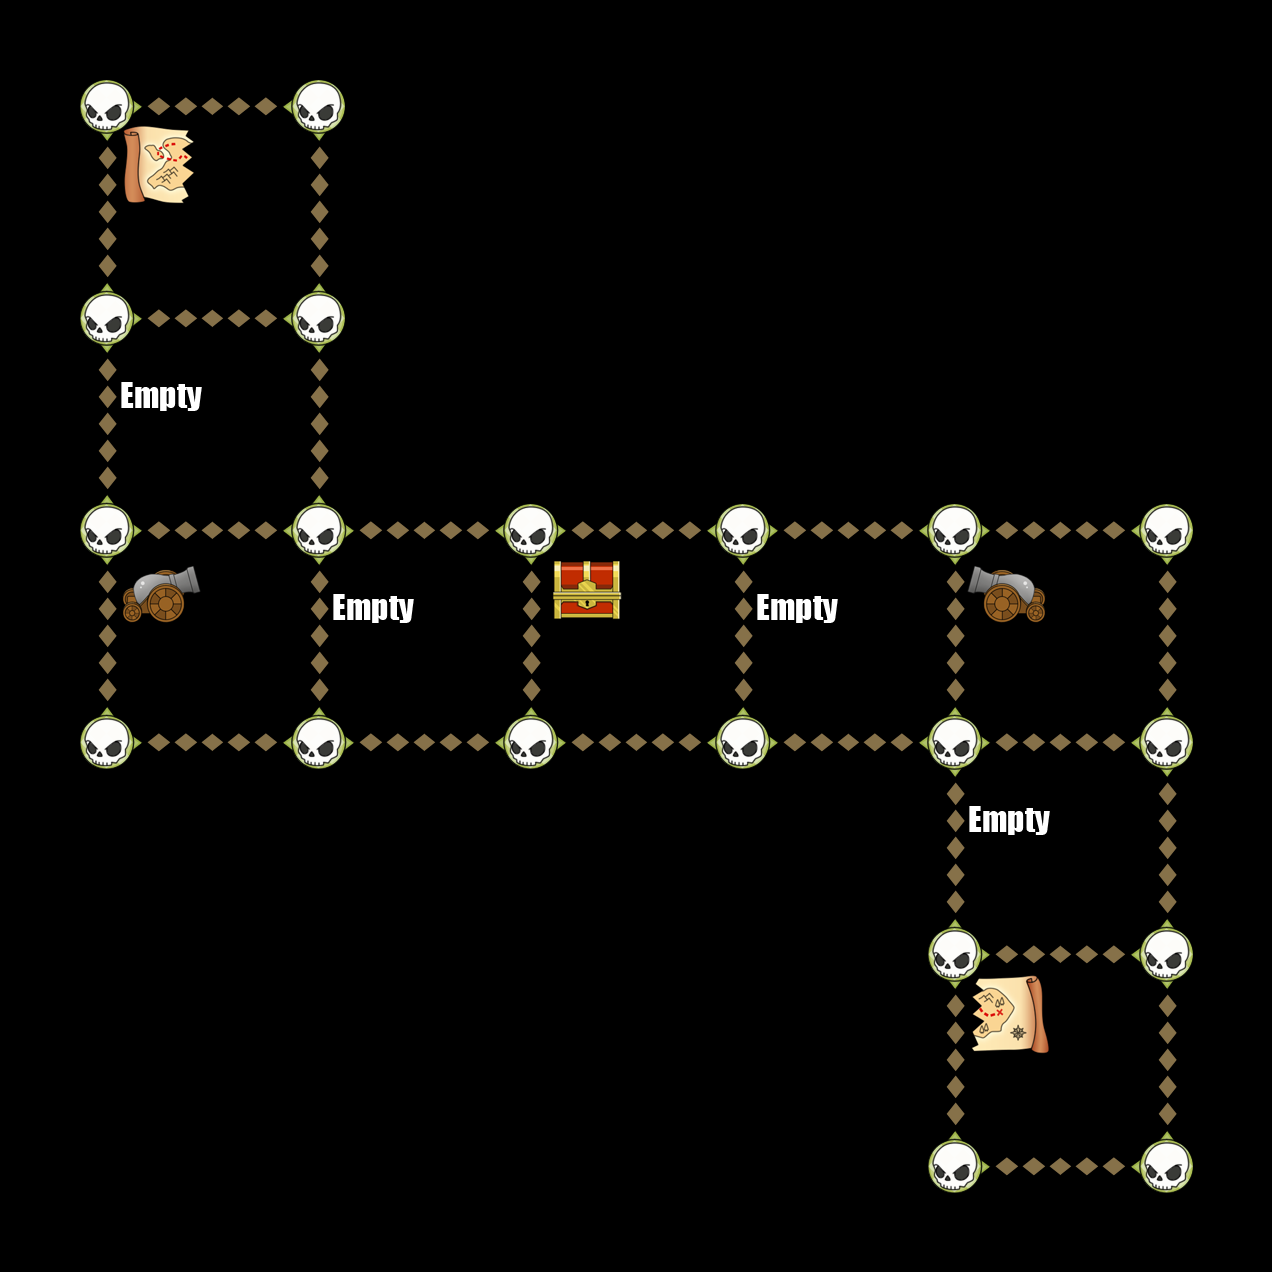

This is a level from a 2D game, rendered from its Tiled map with the project's own tilesets. A one-line summary and the map file follow, with tile-layer data summarised:
An orthogonal 6x6 tile map with 212x212 px tiles, 6 tile layers (Down, Up, Left, Right, ...).

<map version="1.0" orientation="orthogonal" width="6" height="6" tilewidth="212" tileheight="212">
 <tileset firstgid="1" name="TileGraphic_Final-ipadhd" tilewidth="212" tileheight="212">
  <image source="TileGraphic_Final-ipadhd.png" width="636" height="1060" />
  <tile id="0">
   <properties>
    <property name="LineFilled" value="True" />
   </properties>
  </tile>
  <tile id="2">
   <properties>
    <property name="Item" value="TreasureBox" />
   </properties>
  </tile>
  <tile id="4">
   <properties>
    <property name="RowFilled" value="True" />
   </properties>
  </tile>
  <tile id="6">
   <properties>
    <property name="Item" value="CannonLeft" />
   </properties>
  </tile>
  <tile id="7">
   <properties>
    <property name="Item" value="ShipRight" />
   </properties>
  </tile>
  <tile id="8">
   <properties>
    <property name="Item" value="MapOne" />
   </properties>
  </tile>
  <tile id="9">
   <properties>
    <property name="Item" value="CannonRight" />
   </properties>
  </tile>
  <tile id="10">
   <properties>
    <property name="Item" value="ShipLeft" />
   </properties>
  </tile>
  <tile id="11">
   <properties>
    <property name="Item" value="MapTwo" />
   </properties>
  </tile>
  <tile id="12">
   <properties>
    <property name="Item" value="Empty" />
   </properties>
  </tile>
  <tile id="13">
   <properties>
    <property name="Item" value="Skull" />
   </properties>
  </tile>
  <tile id="14">
   <properties>
    <property name="Item" value="Fog" />
   </properties>
  </tile>
 </tileset>
 <layer name="Down" width="6" height="6">
  <data>[36 cells, 14 non-empty, 1 distinct tile ids]</data>
 </layer>
 <layer name="Up" width="6" height="6">
  <data>[36 cells, 14 non-empty, 1 distinct tile ids]</data>
 </layer>
 <layer name="Left" width="6" height="6">
  <data>[36 cells, 14 non-empty, 1 distinct tile ids]</data>
 </layer>
 <layer name="Right" width="6" height="6">
  <data>[36 cells, 14 non-empty, 1 distinct tile ids]</data>
 </layer>
 <layer name="Dots" width="6" height="6">
  <data>[36 cells, 20 non-empty, 1 distinct tile ids]</data>
 </layer>
 <layer name="Items" width="6" height="6">
  <data>[36 cells, 9 non-empty, 6 distinct tile ids]</data>
 </layer>
</map>
